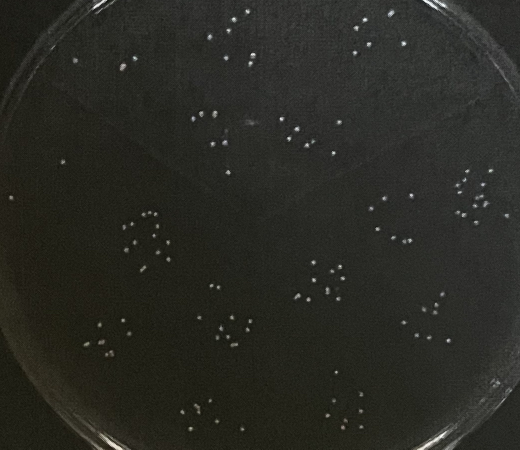
#> input picture src/img/bacteria_dark.jpg, 1040 x 899 px (shown at 1/2 size); its folder holds 6 pictures in this run
$ python gamma_2.py
#> lines starting #> are read from the running program, lines starting #| are printed output that depends on the picture; after the words box and inside, x2 and y2 are one past the last pixel; in counts of white or black regions, pixels touching at a corner belong together
import cv2
import numpy as np
import matplotlib.pyplot as plt
import os

def main(image_name):
  # load the image
#> called with image_name = 'img/bacteria_dark.jpg'
  image = cv2.imread(image_name, 0)
#> image: shape (899, 1040); min 0, max 255, mean 41
  rgb_image = cv2.cvtColor(image, cv2.COLOR_GRAY2RGB)

  # histogram equalization
  #image = cv2.equalizeHist(image)

  alpha = 1.3 # Contrast control (1.0-3.0)
  beta = 0    # Brightness control (0-100)

  image = cv2.convertScaleAbs(image, alpha=alpha, beta=beta)
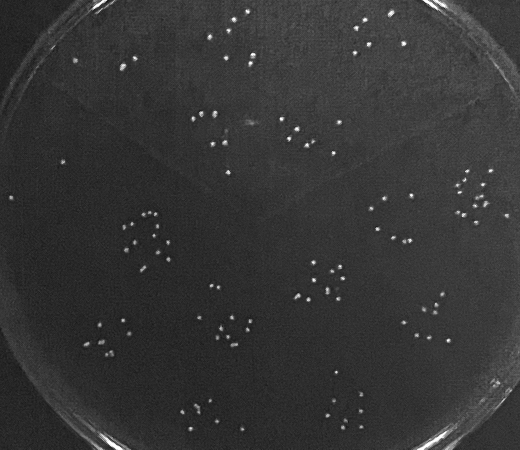
#> image: shape (899, 1040) (shown at 1/2 size); min 0, max 255, mean 53.2

  # binary thresholding
  ret, image = cv2.threshold(image, 230, 255, cv2.THRESH_BINARY)
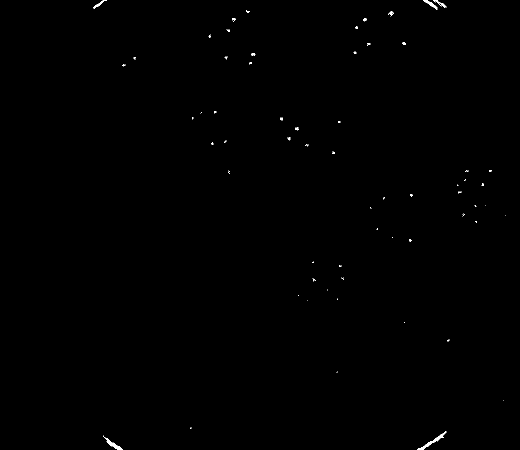
#> image: shape (899, 1040) (shown at 1/2 size); 0.17% white; 72 white regions (56 under 20 px), largest, box (x1, y1, x2, y2) and area: (835, 863, 893, 899) 302, (206, 871, 245, 899) 230, (846, 0, 875, 20) 154

  # define erosion kernel
  kernel = np.ones((3,3), np.uint8)

  # apply erosion
  thresh = cv2.erode(image, kernel, iterations=3)
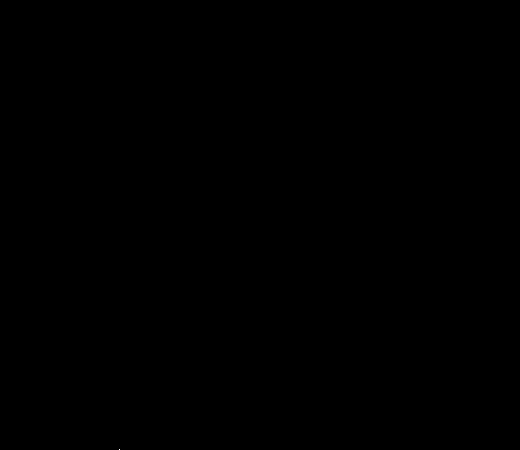
#> thresh: shape (899, 1040) (shown at 1/2 size); 0% white in thin lines or dots, all inside (x1, y1, x2, y2) = (238, 898, 239, 899)

  # find the circles
  circles = cv2.HoughCircles(thresh, cv2.HOUGH_GRADIENT, dp=1.2, minDist=20, param1=50, param2=0.9, minRadius=1, maxRadius=3)
#> circles = [[238.2, 898.2, 1.06]]

  count = 0

  if circles is not None:
    circles = np.round(circles[0, :]).astype("int")
#> circles = [[238, 898, 1]]

    for (x,y,r) in circles:
      cv2.circle(rgb_image, (x,y), r, (0,255,0), 1)
      count += 1
#> this loop made 1 pass
#> (x, y, r, count) on pass 1: (238, 898, 1, 1)
#> rgb_image: shape (899, 1040, 3); mean B, G, R 41, 41, 41
#> after the loop, count = 1

  print(count)
#| 1

  """
  cv2.imshow("image", rgb_image)
  cv2.waitKey(0)
  cv2.destroyAllWindows()
  """
  plt.figure(figsize=(20,10))

  plt.subplot(1,2,1)
  plt.imshow(thresh, cmap="gray")
  plt.title("Thresholded image")

  plt.subplot(1,2,2)
  plt.imshow(rgb_image)
  plt.title("Original image")

  plt.show()
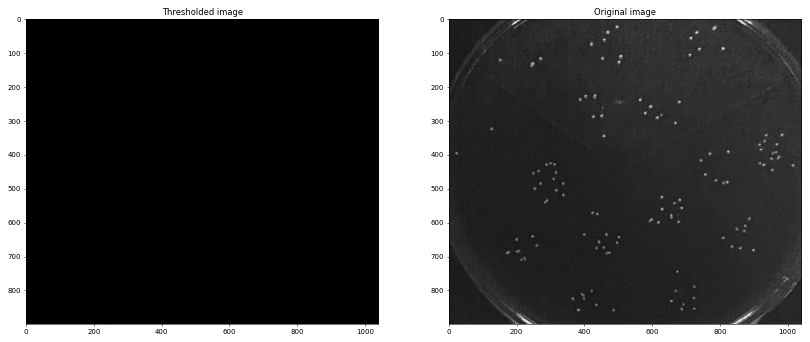
#> figure drawn by matplotlib, 2 panels

image_dir = "img"
images = os.listdir(image_dir)
"""
for image in images:
  main(f"{image_dir}/{image}")
"""
main("img/bacteria_dark.jpg")
main("img/bacteria_dark_2.jpg")
#> call 2 of main, with image_name = 'img/bacteria_dark_2.jpg'
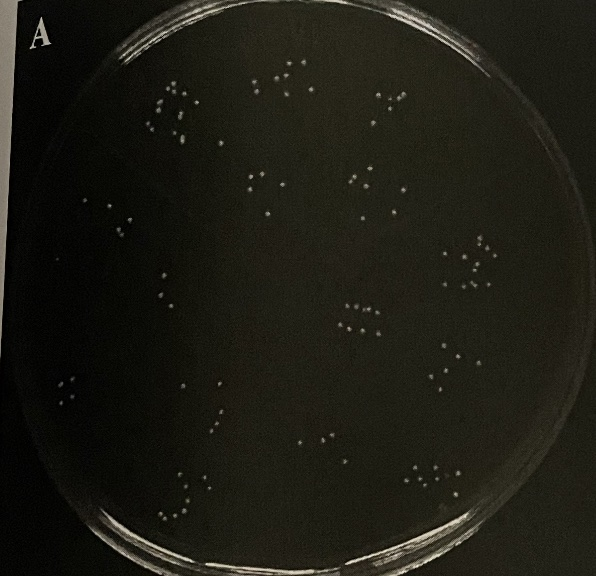
#> input picture src/img/bacteria_dark_2.jpg, 596 x 576 px
#> in main (call 2), `image = cv2.convertScaleAbs(image, alpha=alpha, beta=beta)`:
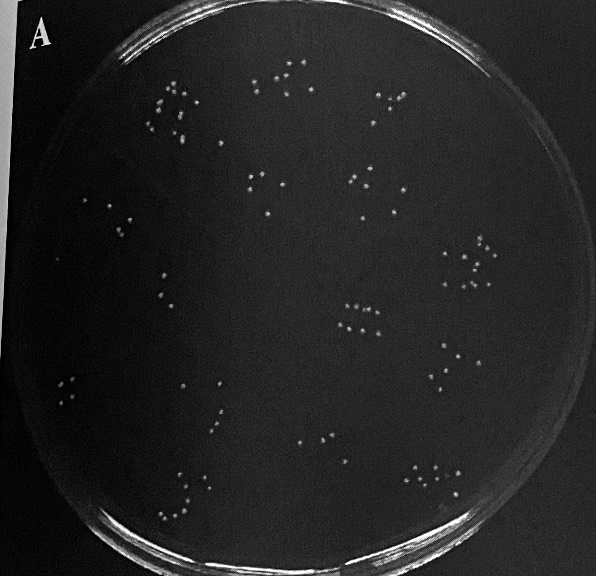
#> image: shape (576, 596); min 0, max 255, mean 35.9
#> in main (call 2), `ret, image = cv2.threshold(image, 230, 255, cv2.THRESH_BINARY)`:
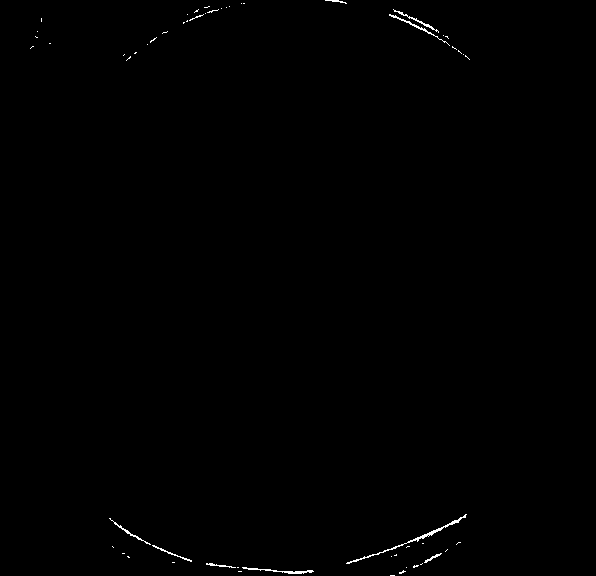
#> image: shape (576, 596); 0.33% white in thin lines or dots, all inside (x1, y1, x2, y2) = (30, 0, 470, 576)
#> in main (call 2), `thresh = cv2.erode(image, kernel, iterations=3)`: thresh: shape (576, 596); every value is 0
#> in main (call 2), `circles = cv2.HoughCircles(thresh, cv2.HOUGH_GRADIENT, dp=1.2, minDist..`: circles = None
